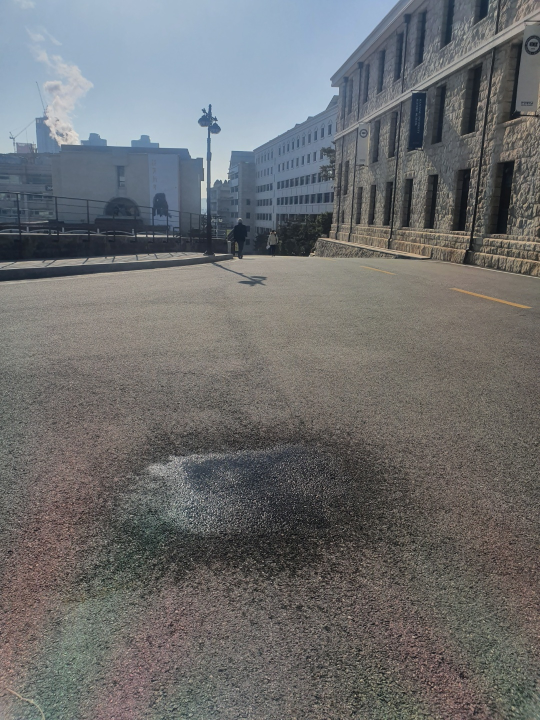
#> input picture project/polaris filter2/image seed/1.jpg, 1080 x 1440 px (shown at 1/2 size); its folder holds only this picture in this run
$ python polaris.py
#> lines starting #> are read from the running program, lines starting #| are printed output that depends on the picture; after the words box and inside, x2 and y2 are one past the last pixel; in counts of white or black regions, pixels touching at a corner belong together
# made by junse
import os
import cv2
import numpy as np

def resize(img, ratio, dsize=None, dst=None):
    resizeimg = cv2.resize(img, dsize, dst, ratio, ratio, interpolation=cv2.INTER_AREA)
    return resizeimg

def Filter(img, value):
    img_filter = np.copy(img)

    for i in range(0, img.shape[0]):
        for j in range(0, img.shape[1]):
            if img[i,j] < value:
                img_filter[i,j] = 0
            else:
                img_filter[i,j] = 255

    return img_filter

def Filter_list(imglist, value):
    filterfile_list = []
    i=0
    while i < len(imglist):
        filterfile_list.append(Filter(imglist[i], value))
        i+=1
    return filterfile_list


def grayscale(imglist, ratio):
    # 그레이스케일로 이미지 리드한 리스트 생성
#> called with ratio = 0.5
    readfile_list = []
    i=0
    while i < len(imglist):
        readfile_list.append(cv2.imread(directoryname + '/image seed/' + imglist[i], cv2.IMREAD_GRAYSCALE))
        readfile_list[i] = resize(readfile_list[i], ratio)
#> in resize, `resizeimg = cv2.resize(img, dsize, dst, ratio, ratio, interpolation=cv..`:
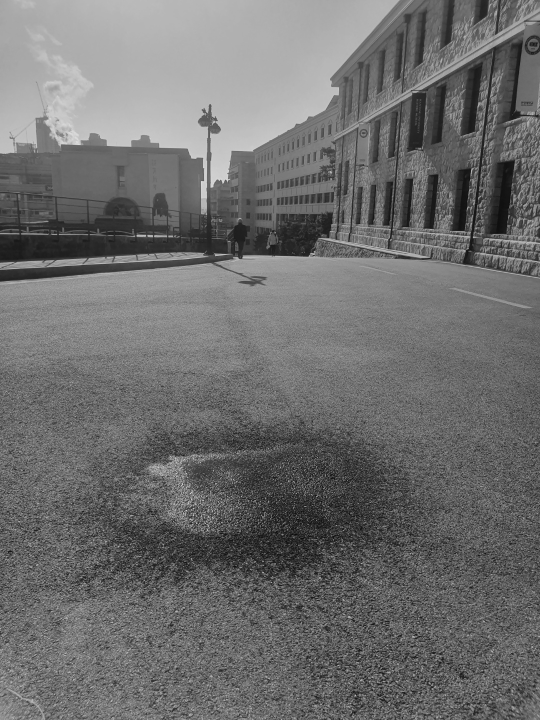
#> resizeimg: shape (720, 540); min 11, max 220, mean 109.9
        i+=1
    return readfile_list

def imlistshow(imglist):
    i=0
    while i < len(imglist):
        cv2.imshow(str(i+1), imglist[i])

        filename = 'filtering'+str(i+1)+'.jpg'
        cv2.imwrite(directoryname + '/image_save/' + filename, imglist[i])
        i+=1


directoryname = os.path.dirname(os.path.realpath(__file__))

file_list = os.listdir(directoryname + '/image seed')

# 그레이스케일로 이미지 리드한 리스트 생성

readfile_list = grayscale(file_list, 0.5)
#> readfile_list = 1 item

print('그레이스케일 변환 완료')

filterfile_list = Filter_list(readfile_list, 120)
#> the loop in Filter_list, `while i < len(imglist):` made 1 pass
#> i on pass 1: 1
#> after the loop in Filter_list, `while i < len(imglist):`: i = 1
#> filterfile_list = 1 item
#vertical = cv2.imread(directoryname+'/1.jpg', cv2.IMREAD_GRAYSCALE)
#horizon = cv2.imread(directoryname+'/2.jpg', cv2.IMREAD_GRAYSCALE)
print('img read complete')

#vertical = resize(vertical, 0.5)
#horizon = resize(horizon, 0.5)
print('img resize complete')


#vertical_F = Filter(vertical, 150)
#horizon_F = Filter(horizon, 150)
print('img reinforce complete')
imlistshow(filterfile_list)
#> in imlistshow, `cv2.imshow(str(i+1), imglist[i])`:
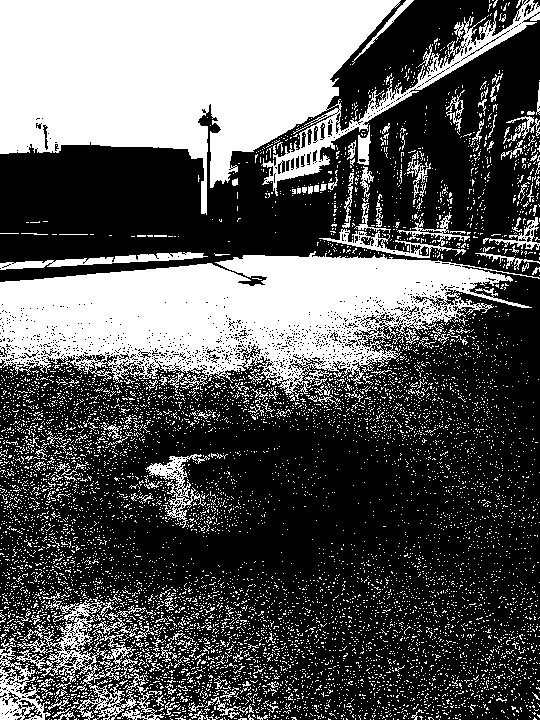
#> window '1': shape (720, 540); 35.4% white; 8383 white regions (8210 under 20 px), largest, box (x1, y1, x2, y2) and area: (0, 0, 540, 215) 56455, (0, 251, 540, 401) 42926, (16, 597, 137, 720) 3144
print('show')


#cv2.imshow('v', filterfile_list)
#cv2.imshow('h', horizon_F)
cv2.waitKey(0)
cv2.destroyAllWindows()
